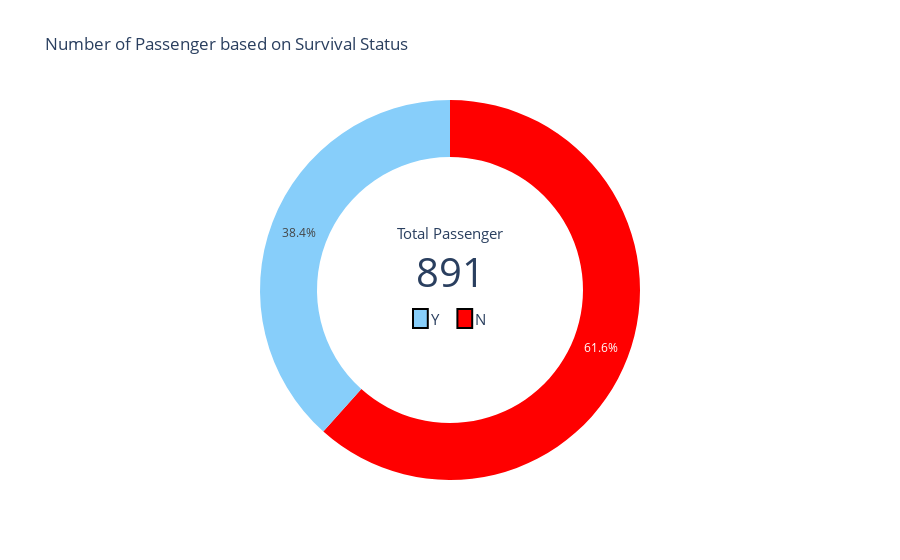

Notebook code cell kept with this figure:
### Code cell
# Graphic Objects Plotly (Advanced)
# Create subplot with 1 row and 2 columns
# in matplotlib, this is similar with plt.subplots(1, 2)
fig = go.Figure()

# Create first pie plot about survival data in coords (1,1)
fig.add_trace(go.Pie(labels = df_survival["Survived"], 
                     values = df_survival["PassengerId"], 
                     name  = "Survive?",
                     marker= {'colors': ["Red","LightSkyBlue"]}),
              )

# ==============================================================
# Lets make up our pie chart, harnessing the go shapes and texts
# ==============================================================

# 1. Add hole in the center
fig.update_traces(hole=0.7, hoverinfo="label+percent+name")

# 2. Add 5 text based on certain coordinates
fig.update_layout(
    title_text="Number of Passenger based on Survival Status",
    showlegend=False,
    annotations=[dict(text="Total Passenger", x=0.17+0.33, y=0.65, font_size=15, showarrow=False),
                 dict(text=str(df_survival["PassengerId"].sum()), x=0.190+0.31, y=0.55, font_size=40, showarrow=False),
                 dict(text="Y", x=0.481, y=0.425, font_size=15, showarrow=False),
                 dict(text="N", x=0.481+0.06, y=0.425, font_size=15, showarrow=False),
                ])

# 3. Add two additional boxes
## First Box (Blue Color)
fig.add_shape(type="rect",
    x0=0.1+0.35,
    y0=0.40, 
    x1=0.2+0.27, 
    y1=0.45,
    line=dict(
        color="Black",
        width=2,
    ),
    fillcolor="LightSkyBlue",
)

## Second Box (Red Color)
fig.add_shape(type="rect",
    x0=0.18+0.06+0.27, 
    y0=0.40, 
    x1=0.2+0.06+0.27, 
    y1=0.45,
    line=dict(
        color="Black",
        width=2,
    ),
    fillcolor="Red",
)

# Show the result
fig.show()
# plotly.offline.plot(fig, filename = 'plot.html')

### Figure 1 — Plotly figure (JSON) as saved in the notebook; plotly's stock layout.template omitted (floating-point values rounded to 4 significant figures)
{"data": [{"hole": 0.7, "hoverinfo": "label+percent+name", "labels": ["No", "Yes"], "marker": {"colors": ["Red", "LightSkyBlue"]}, "name": "Survive?", "type": "pie", "values": [549, 342]}], "layout": {"annotations": [{"font": {"size": 15}, "showarrow": false, "text": "Total Passenger", "x": 0.5, "y": 0.65}, {"font": {"size": 40}, "showarrow": false, "text": "891", "x": 0.5, "y": 0.55}, {"font": {"size": 15}, "showarrow": false, "text": "Y", "x": 0.481, "y": 0.425}, {"font": {"size": 15}, "showarrow": false, "text": "N", "x": 0.541, "y": 0.425}], "shapes": [{"fillcolor": "LightSkyBlue", "line": {"color": "Black", "width": 2}, "type": "rect", "x0": 0.45, "x1": 0.47, "y0": 0.4, "y1": 0.45}, {"fillcolor": "Red", "line": {"color": "Black", "width": 2}, "type": "rect", "x0": 0.51, "x1": 0.53, "y0": 0.4, "y1": 0.45}], "showlegend": false, "title": {"text": "Number of Passenger based on Survival Status"}}}
